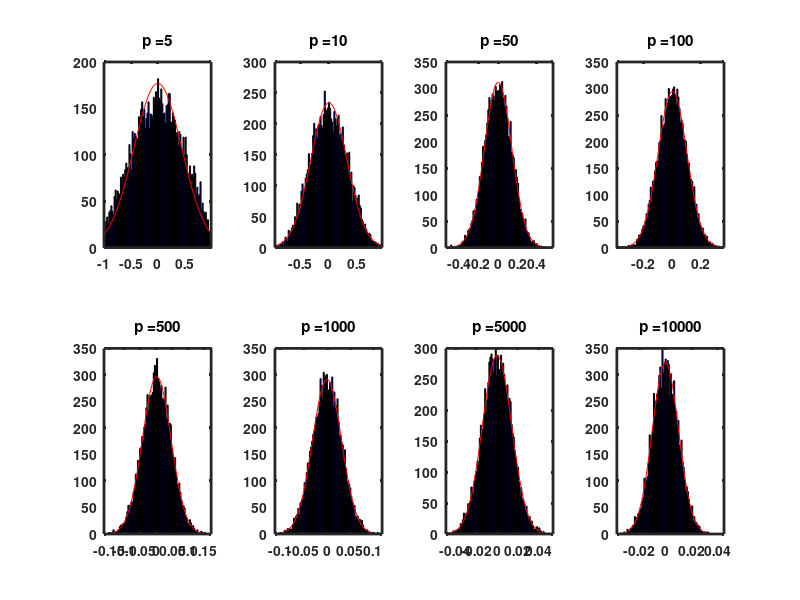

This figure's MATLAB source:
clear all;
n = 10000;
p = [5,10,50,100,500,1000,5000,10000];
figure;
for j = 1 : length(p)
    refrence_vector = random('Uniform',-1,1,1,p(j));
    X = random('Uniform',-1,1,n,p(j));
    for i = 1 : n
        d(i,j) = 1 - pdist([refrence_vector;X(i,:)],'cosine');
    end
    subplot(2,4,j)
    [mu(j),sig(j)]=normfit(d(:,j));
    sighat(j) = sqrt(1./p(j));
    histfit(d(:,j),100,'normal');
    title(strcat('p = ',num2str(p(j))),'FontWeight','bold');
    set(gca,'LineWidth',2,'FontWeight','bold');
    critVal(j) = prctile(abs(d(:,j)),95);
    [h(j),p_value(j)] = adtest(d(:,j));
    disp(j)
end